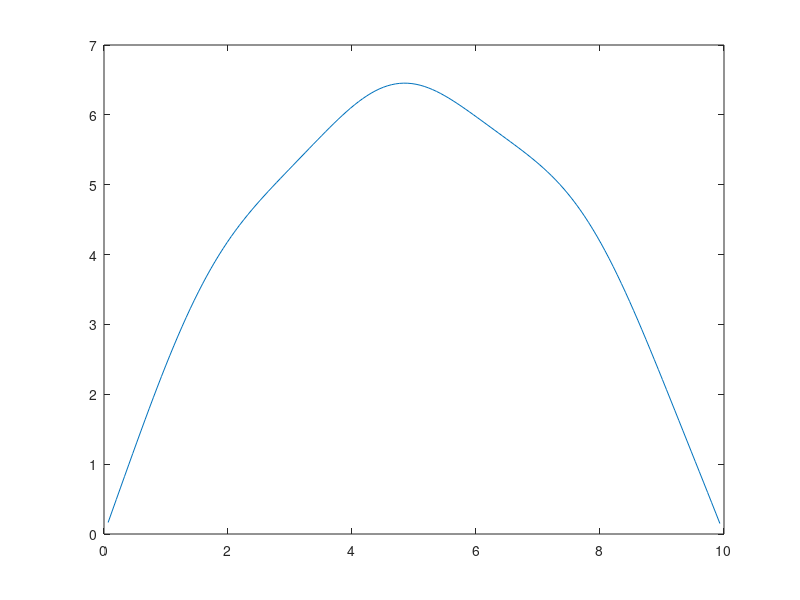

The MATLAB source for this figure:
disp("f(x)=(cos x)^2; -u''(x)=f(x), 0<x<L; u(0)=u(L)=0");

L = 10;
N = 150;
h = L/(N+1);
M = 2*diag(ones(N,1),0) - diag(ones(N-1,1),1) - diag(ones(N-1,1),-1);
M = M/h^2;
X = [h:h:L-h]'; # debut:plus:fin, prime -> transpose
F = (sin(X)).^2;
# MU=F => U=F/M <- resulution de sys lineaire
U = M\F;
plot(X,U)
